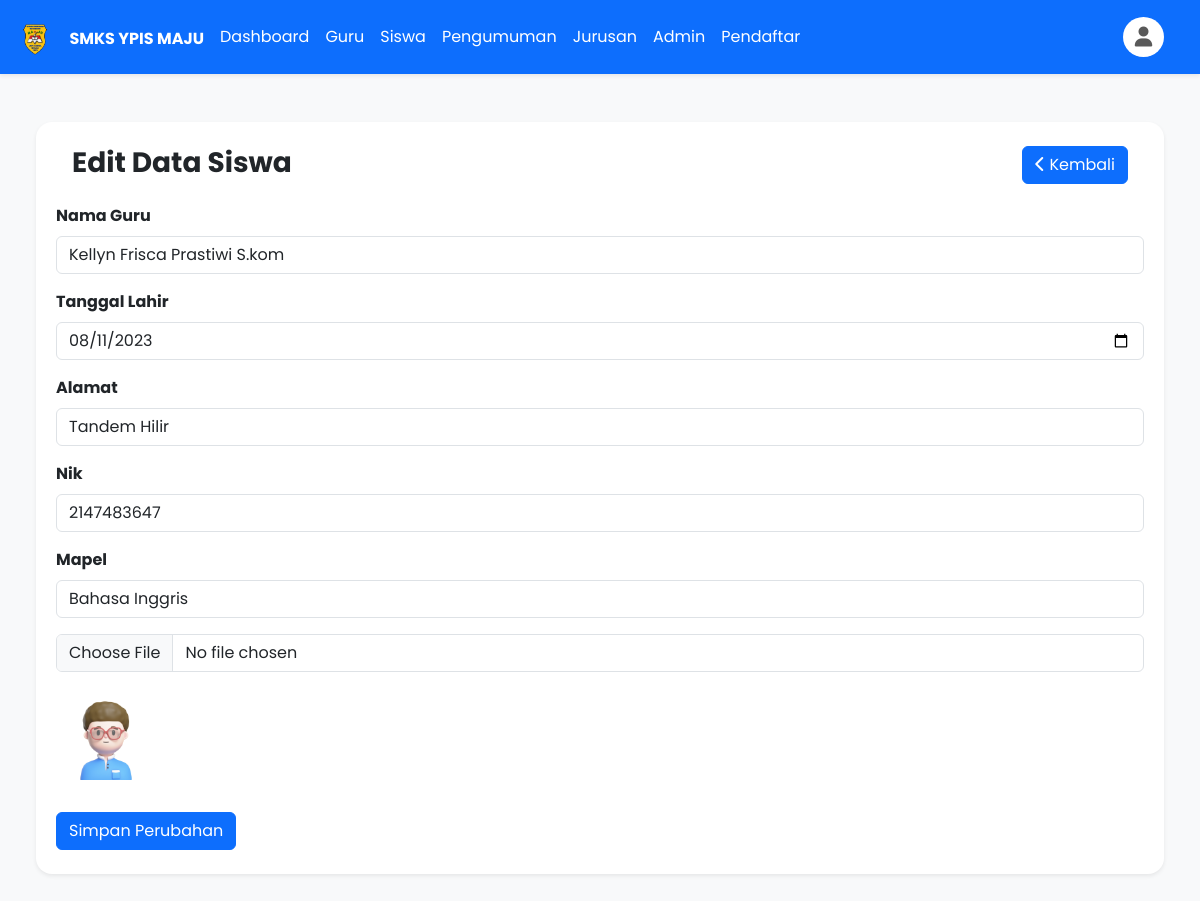
Screenshot of /guru_edit.php?id_guru=2 (signed in) with the database file from the repository.
### tables this page shows
CREATE TABLE `guru` (
  `id_guru` int(10) NOT NULL,
  `nama_guru` varchar(225) NOT NULL,
  `tmpt_tgl_lahir` date NOT NULL,
  `alamat` varchar(225) NOT NULL,
  `nik` int(16) NOT NULL,
  `mapel` varchar(50) NOT NULL,
  `foto` longblob NOT NULL
);

### guru_edit.php (the view, shortened to what this page needs)
<?php
    include('./koneksi.php');
    $id_guru = $_GET['id_guru'];
    $sql = "SELECT * FROM guru WHERE id_guru = '$id_guru'";
    $result = mysqli_query($koneksi, $sql);
    $data = mysqli_fetch_assoc($result);
?>
<div class="container-fluid p-5 bg-light">
    <div class="row justify-content-center shadow-sm rounded-4 p-2 bg-white">
        <div class="col-md-12">
            <div class="p-3 d-flex justify-content-between">
                <div class="">
                    <h3 class="fw-bold">Edit Data Siswa</h3>
                </div>
                <div class="">
                    <a href="siswa.php" class="btn btn-primary">
                        <i class="fa fa-chevron-left"></i>
                        Kembali
                    </a>
                </div>
            </div>
            <form action="" method="POST" enctype="multipart/form-data">
                <div class="mb-3">
                    <label class="form-label">Nama Guru</label>
                    <input type="text" value="<?= $data['nama_guru'] ?>" name="nama_guru" class="form-control" required>
                </div>
                <div class="mb-3">
                    <label class="form-label">Tanggal Lahir</label>
                    <input type="date" value="<?= $data['tmpt_tgl_lahir'] ?>" name="tmpt_tgl_lahir" class="form-control" required>
                </div>
                <div class="mb-3">
                    <label class="form-label">Alamat</label>
                    <input value="<?= $data['alamat'] ?>" name="alamat" class="form-control" required></input>
                </div>
                <div class="mb-3">
                    <label class="form-label">Nik</label>
                    <input type="number" value="<?= $data['nik'] ?>" name="nik" class="form-control" required>
                </div>
                <div class="mb-3">
                    <label class="form-label">Mapel</label>
                    <input type="text" value="<?= $data['mapel'] ?>" name="mapel" class="form-control" required>
                </div>
                <div class="mb-3">
                    <input type="file" name="foto" class="form-control" accept="image/png, image/jpeg">
                    <div class="d-flex flex-row mb-3">
                        <?php if (!empty($data['foto'])) : ?>
                            <img src="<?= $data['foto'] ?>" alt="Foto Siswa" class="img-fluid mb-2 mt-3 p-2" width="100">
                        <?php endif; ?>
                    </div>
                </div>
                <button type="submit" class="btn btn-primary">Simpan Perubahan</button>
            </form>
        </div>
    </div>
</div>

### Components/header.php (style rules this page uses)
* { font-family: 'Poppins', sans-serif; }
label { font-weight: 700; }

### rows the page displays
guru: nama_guru "Kellyn Frisca Prastiwi S.kom", tmpt_tgl_lahir "08/11/2023", alamat "Tandem Hilir", nik "2147483647", mapel "Bahasa Inggris", foto (picture)
